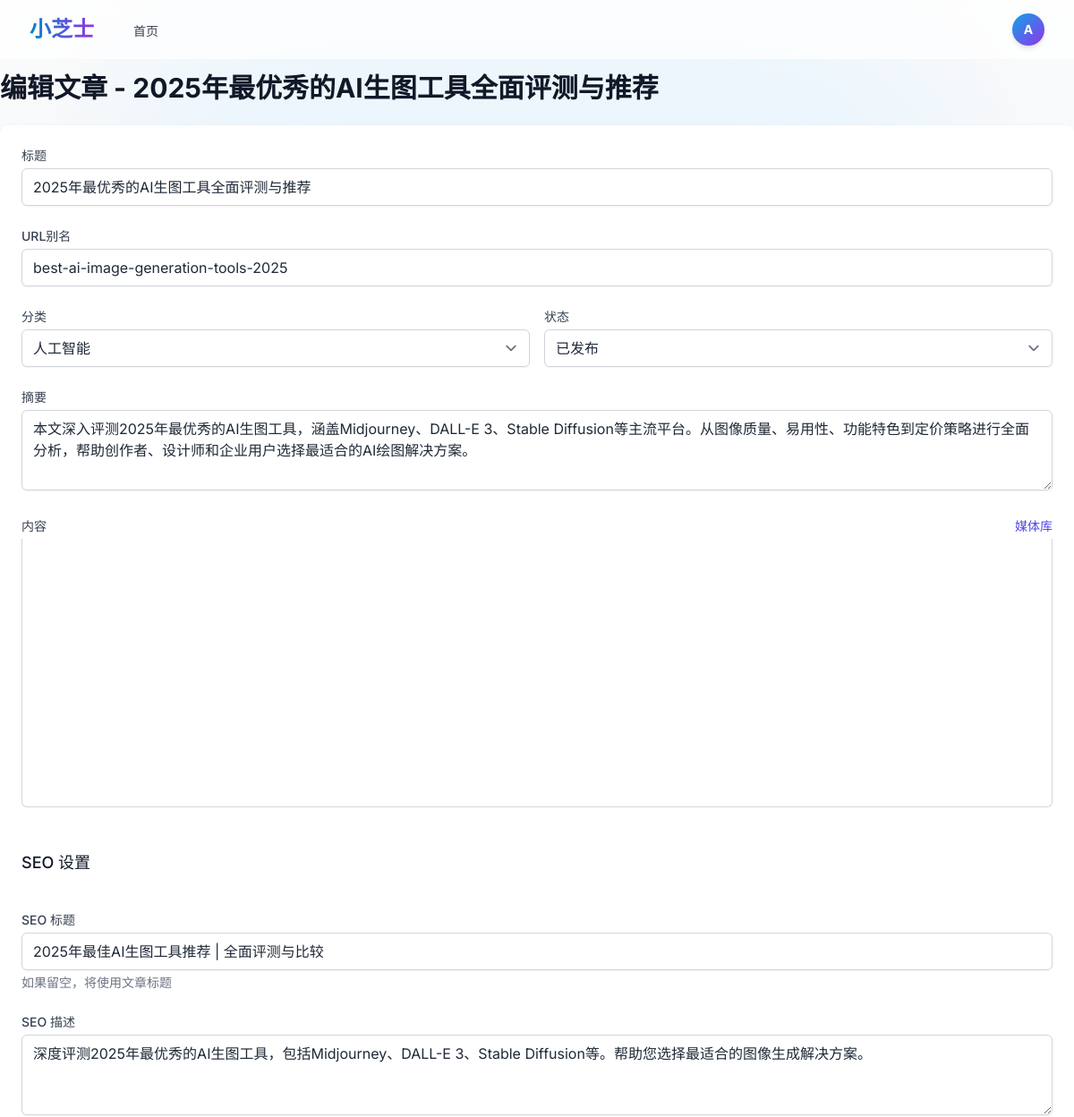
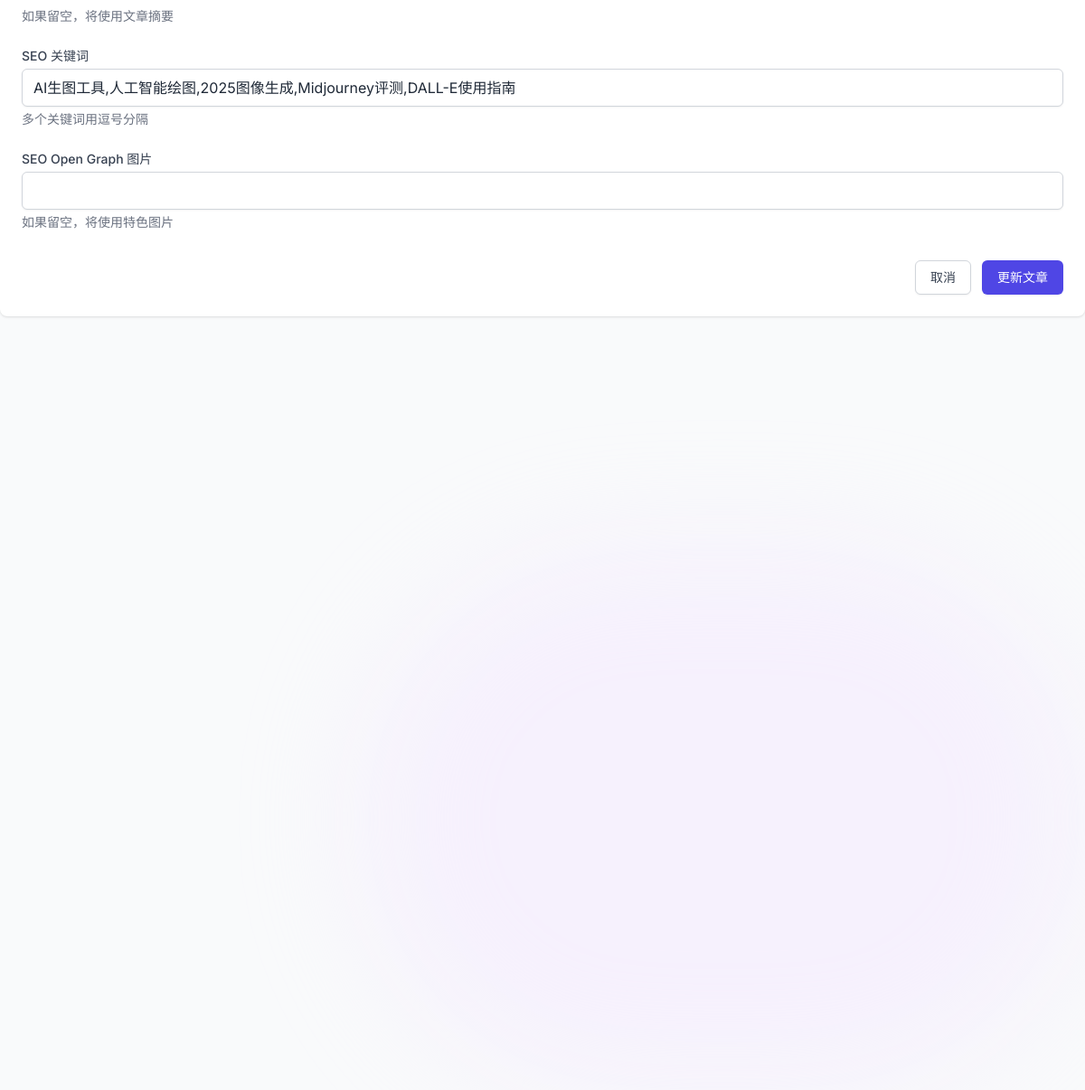
Screenshot of /dashboard/posts/8/edit (signed in) with the database file from the repository (2 pictures, top to bottom).
### app/models/__init__.py (models this page shows, shortened)
class User(UserMixin, db.Model):
    __tablename__ = 'users'
    id = db.Column(db.Integer, primary_key=True)
    username = db.Column(db.String(80), unique=True, nullable=False)
    email = db.Column(db.String(120), unique=True, nullable=False)
    password_hash = db.Column(db.String(255), nullable=False)
    first_name = db.Column(db.String(50), nullable=True)
    last_name = db.Column(db.String(50), nullable=True)
    bio = db.Column(db.Text, nullable=True)
    avatar = db.Column(db.String(255), nullable=True)
    role = db.Column(db.String(20), default='user')  # user, editor, admin
    is_active = db.Column(db.Boolean, default=True)
    created_at = db.Column(db.DateTime, default=datetime.utcnow)
    updated_at = db.Column(db.DateTime, default=datetime.utcnow, onupdate=datetime.utcnow)
    posts = db.relationship('Post', backref='author', lazy=True, foreign_keys='Post.user_id')
    comments = db.relationship('Comment', backref='author', lazy=True, foreign_keys='Comment.user_id')

class Post(db.Model):
    __tablename__ = 'posts'
    id = db.Column(db.Integer, primary_key=True)
    title = db.Column(db.String(200), nullable=False)
    slug = db.Column(db.String(200), unique=True, nullable=False)
    content = db.Column(db.Text, nullable=False)
    excerpt = db.Column(db.Text, nullable=True)
    featured_image = db.Column(db.String(255), nullable=True)
    status = db.Column(db.String(20), default='draft')  # draft, published, archived
    view_count = db.Column(db.Integer, default=0)
    user_id = db.Column(db.Integer, db.ForeignKey('users.id'), nullable=False)
    category_id = db.Column(db.Integer, db.ForeignKey('categories.id'), nullable=True)
    published_at = db.Column(db.DateTime, nullable=True)
    created_at = db.Column(db.DateTime, default=datetime.utcnow)
    updated_at = db.Column(db.DateTime, default=datetime.utcnow, onupdate=datetime.utcnow)
    seo_title = db.Column(db.String(200), nullable=True)
    seo_description = db.Column(db.Text, nullable=True)
    seo_keywords = db.Column(db.Text, nullable=True)
    seo_og_image = db.Column(db.String(255), nullable=True)
    comments = db.relationship('Comment', backref='post', lazy=True)

### app/main/__init__.py (the view, shortened to what this page needs)
@bp.route('/dashboard/posts/<int:id>/edit', methods=['GET', 'POST'])
@login_required
def edit_post(id):
    post = Post.query.get_or_404(id)
    if post.user_id != current_user.id:
        flash('您没有权限编辑此文章', 'error')
        return redirect(url_for('main.dashboard'))
    categories = Category.query.all()
    return render_template('main/edit_post.html', post=post, categories=categories)

### app/utils/seo.py (called while the page is built)
def get_seo_settings():
    return SeoSetting.query.first()

def register_seo_functions(app):
    @app.context_processor
    def inject_seo_functions():
        return dict(
            get_post_seo_data=get_post_seo_data,
            get_category_seo_data=get_category_seo_data,
            get_search_seo_data=get_search_seo_data,
            generate_meta_tags=generate_meta_tags
        )

### app/templates/main/edit_post.html (shortened to what this page needs)
{% extends "base.html" %}
{% block content %}
<div class="max-w-7xl mx-auto">
    <div class="md:flex md:items-center md:justify-between mb-6">
        <div class="flex-1 min-w-0">
            <h2 class="text-2xl font-bold leading-7 text-gray-900 sm:text-3xl sm:truncate">
                编辑文章 - {{ post.title }}
            </h2>
        </div>
    </div>
    <div class="bg-white shadow rounded-lg p-6">
        <form method="POST">
            <div class="grid grid-cols-1 gap-y-6 gap-x-4 sm:grid-cols-6">
                <div class="sm:col-span-6">
                    <label class="block text-sm font-medium text-gray-700 mb-1">标题</label>
                    <input type="text" name="title" value="{{ post.title }}" required class="w-full px-3 py-2 border border-gray-300 rounded-md shadow-sm focus:outline-none focus:ring-indigo-500 focus:border-indigo-500">
                </div>
                <div class="sm:col-span-6">
                    <label class="block text-sm font-medium text-gray-700 mb-1">URL别名</label>
                    <input type="text" name="slug" value="{{ post.slug }}" required class="w-full px-3 py-2 border border-gray-300 rounded-md shadow-sm focus:outline-none focus:ring-indigo-500 focus:border-indigo-500">
                </div>
                <div class="sm:col-span-3">
                    <label class="block text-sm font-medium text-gray-700 mb-1">分类</label>
                    <select name="category_id" class="w-full px-3 py-2 border border-gray-300 rounded-md shadow-sm focus:outline-none focus:ring-indigo-500 focus:border-indigo-500">
                        {% for category in categories %}
                        <option value="{{ category.id }}" {{ 'selected' if post.category_id == category.id }}>{{ category.name }}</option>
                        {% endfor %}
                    </select>
                </div>
                <div class="sm:col-span-3">
                    <label class="block text-sm font-medium text-gray-700 mb-1">状态</label>
                    <select name="status" class="w-full px-3 py-2 border border-gray-300 rounded-md shadow-sm focus:outline-none focus:ring-indigo-500 focus:border-indigo-500">
                        <option value="published" {{ 'selected' if post.status == 'published' }}>已发布</option>
                    </select>
                </div>
                <div class="sm:col-span-6">
                    <label class="block text-sm font-medium text-gray-700 mb-1">摘要</label>
                    <textarea name="excerpt" rows="3" class="w-full px-3 py-2 border border-gray-300 rounded-md shadow-sm focus:outline-none focus:ring-indigo-500 focus:border-indigo-500">{{ post.excerpt }}</textarea>
                </div>
                <div class="sm:col-span-6">
                    <div class="flex items-center justify-between mb-1">
                        <label class="block text-sm font-medium text-gray-700">内容</label>
                        <button type="button" id="openMediaLibrary" class="text-sm text-indigo-600 hover:text-indigo-800">
                            媒体库
                        </button>
                    </div>
                    <div id="editor" style="border: 1px solid #d1d5db; border-top: none; min-height: 300px; height: 300px; border-radius: 0 0 0.375rem 0.375rem;">
                    </div>
                </div>
                <div class="sm:col-span-6">
                    <h3 class="text-lg font-medium text-gray-900 mb-4 mt-6">SEO 设置</h3>
                </div>
                <div class="sm:col-span-6">
                    <label class="block text-sm font-medium text-gray-700 mb-1">SEO 标题</label>
                    <input type="text" name="seo_title" value="{{ post.seo_title or '' }}" class="w-full px-3 py-2 border border-gray-300 rounded-md shadow-sm focus:outline-none focus:ring-indigo-500 focus:border-indigo-500">
                    <p class="mt-1 text-sm text-gray-500">如果留空，将使用文章标题</p>
                </div>
                <div class="sm:col-span-6">
                    <label class="block text-sm font-medium text-gray-700 mb-1">SEO 描述</label>
                    <textarea name="seo_description" rows="3" class="w-full px-3 py-2 border border-gray-300 rounded-md shadow-sm focus:outline-none focus:ring-indigo-500 focus:border-indigo-500">{{ post.seo_description or '' }}</textarea>
                    <p class="mt-1 text-sm text-gray-500">如果留空，将使用文章摘要</p>
                </div>
                <div class="sm:col-span-6">
                    <label class="block text-sm font-medium text-gray-700 mb-1">SEO 关键词</label>
                    <input type="text" name="seo_keywords" value="{{ post.seo_keywords or '' }}" class="w-full px-3 py-2 border border-gray-300 rounded-md shadow-sm focus:outline-none focus:ring-indigo-500 focus:border-indigo-500">
                    <p class="mt-1 text-sm text-gray-500">多个关键词用逗号分隔</p>
                </div>
                <div class="sm:col-span-6">
                    <label class="block text-sm font-medium text-gray-700 mb-1">SEO Open Graph 图片</label>
                    <input type="text" name="seo_og_image" value="{{ post.seo_og_image or '' }}" class="w-full px-3 py-2 border border-gray-300 rounded-md shadow-sm focus:outline-none focus:ring-indigo-500 focus:border-indigo-500">
                    <p class="mt-1 text-sm text-gray-500">如果留空，将使用特色图片</p>
                </div>
            </div>
            <div class="mt-8 flex justify-end">
                <a href="{{ url_for('main.dashboard') }}" class="bg-white py-2 px-4 border border-gray-300 rounded-md shadow-sm text-sm font-medium text-gray-700 hover:bg-gray-50 focus:outline-none focus:ring-2 focus:ring-offset-2 focus:ring-indigo-500">
                    取消
                </a>
                <button type="submit" class="ml-3 inline-flex justify-center py-2 px-4 border border-transparent shadow-sm text-sm font-medium rounded-md text-white bg-indigo-600 hover:bg-indigo-700 focus:outline-none focus:ring-2 focus:ring-offset-2 focus:ring-indigo-500">
                    更新文章
                </button>
            </div>
        </form>
    </div>
</div>
<link href="https://unpkg.com/@wangeditor/editor@5.1.23/dist/css/style.css" rel="stylesheet">
{% endblock %}

### app/templates/base.html (shortened to what this page needs)
<!DOCTYPE html>
<html lang="zh-CN">
<head>
    <script src="https://cdn.tailwindcss.com?plugins=typography,forms,line-clamp"></script>
    <link rel="stylesheet" href="{{ url_for('static', filename='css/style.css') }}">
    <link rel="stylesheet" href="{{ url_for('static', filename='css/card-styles.css') }}">
</head>
<body class="bg-gray-50 font-sans text-gray-800 antialiased selection:bg-primary-500 selection:text-white">
    <div class="fixed inset-0 -z-10 overflow-hidden">
        <div
            class="absolute bottom-0 right-0 w-[800px] h-[600px] bg-purple-100 rounded-full blur-3xl opacity-50 pointer-events-none">
        </div>
    </div>
    <nav class="fixed w-full z-50 top-0 transition-all duration-300 glass">
        <div class="max-w-7xl mx-auto px-4 sm:px-6 lg:px-8">
            <div class="flex justify-between h-16">
                <div class="flex items-center">
                    <div class="flex-shrink-0 flex items-center">
                        <a href="{{ url_for('main.index') }}"
                            class="text-2xl font-bold bg-clip-text text-transparent bg-gradient-to-r from-primary-600 to-purple-600 hover:opacity-80 transition-opacity">
                        </a>
                    </div>
                    <div class="hidden md:ml-10 md:flex md:space-x-8">
                        <a href="{{ url_for('main.index') }}"
                            class="text-gray-700 hover:text-primary-600 inline-flex items-center px-1 pt-1 text-sm font-medium transition-colors relative group">
                            首页
                        </a>
                    </div>
                </div>
                <div class="flex items-center space-x-4">
                    <div class="flex items-center">
                        {% if current_user.is_authenticated %}
                        <div class="relative ml-3 group">
                            <button
                                class="flex items-center max-w-xs text-sm rounded-full focus:outline-none focus:ring-2 focus:ring-offset-2 focus:ring-primary-500 transition-transform transform group-hover:scale-105">
                                <div
                                    class="h-9 w-9 rounded-full bg-gradient-to-br from-primary-500 to-purple-600 text-white flex items-center justify-center font-bold shadow-md">
                                    {{ current_user.username[0].upper() }}
                                </div>
                            </button>
                        </div>
                        {% endif %}
                    </div>
                </div>
            </div>
        </div>
    </nav>
    <main class="pt-20 pb-12 min-h-screen relative z-0">
        {% block content %}{% endblock %}
    </main>
</body>
</html>

### app/static/css/style.css (style rules this page uses)
.glass { background: rgba(255, 255, 255, 0.7); backdrop-filter: blur(10px); -webkit-backdrop-filter: blur(10px); border: 1px solid rgba(255, 255, 255, 0.3); }

### app/templates/main/edit_post.html (style rules this page uses)
#editor { z-index: 0; }

### rows the page displays
User: username "A"
Post: title "2025年最优秀的AI生图工具全面评测与推荐", slug "best-ai-image-generation-tools-2025", excerpt "本文深入评测2025年最优秀的AI生图工具，涵盖Midjourney、DALL-E 3、Stable Diffusion等主流平台。从图像质量、易用性、功能特色到定价策略进行全面分析，帮助创作者、设计师和企业用户选择最适合的AI绘图解决方案。", seo_title "2025年最佳AI生图工具推荐 | 全面评测与比较", seo_description "深度评测2025年最优秀的AI生图工具，包括Midjourney、DALL-E 3、Stable Diffusion等。帮助您选择最适合的图像生成解决方案。", seo_keywords "AI生图工具,人工智能绘图,2025图像生成,Midjourney评测,DALL-E使用指南"

### other values shown
form field category_id "人工智能"
